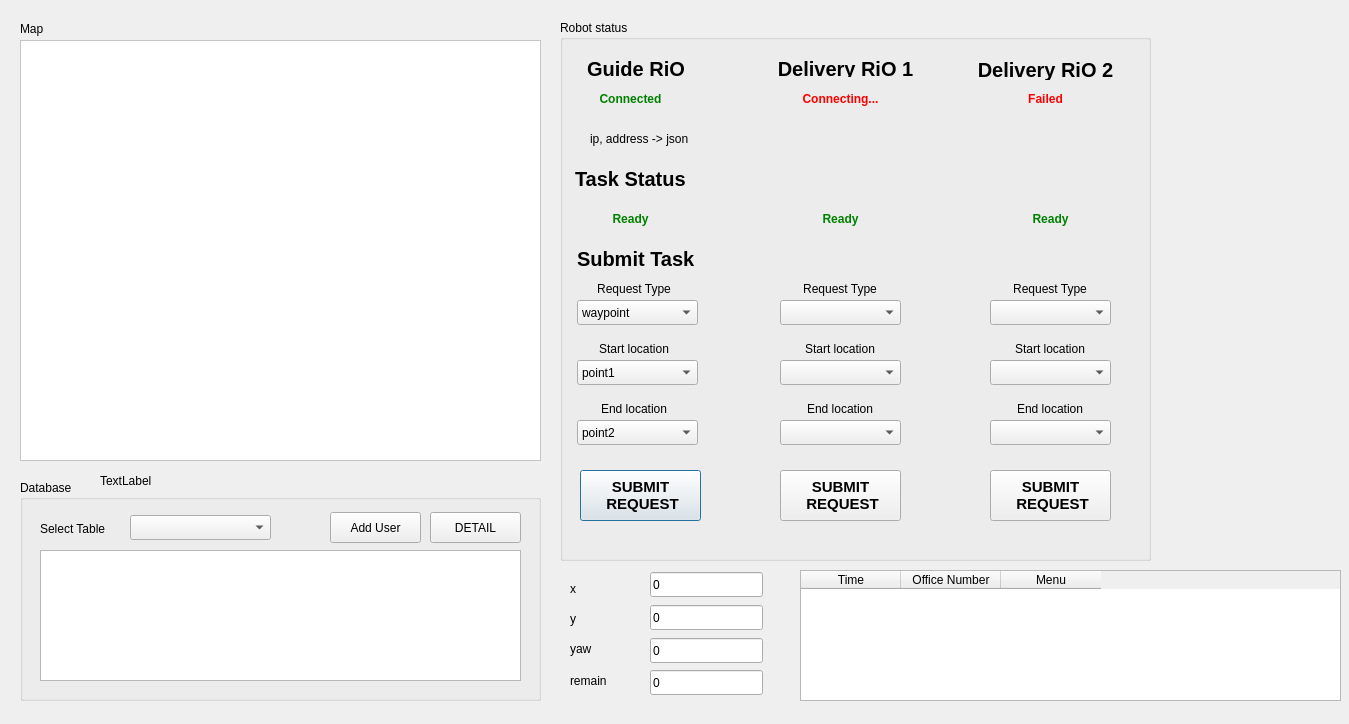
<?xml version="1.0" encoding="UTF-8"?>
<ui version="4.0">
 <class>Dialog</class>
 <widget class="QDialog" name="Dialog">
  <property name="geometry">
   <rect>
    <x>0</x>
    <y>0</y>
    <width>1349</width>
    <height>724</height>
   </rect>
  </property>
  <property name="windowTitle">
   <string>Dialog</string>
  </property>
  <widget class="QLabel" name="Map_label">
   <property name="geometry">
    <rect>
     <x>20</x>
     <y>40</y>
     <width>521</width>
     <height>421</height>
    </rect>
   </property>
   <property name="styleSheet">
    <string notr="true">background-color: rgb(255, 255, 255);</string>
   </property>
   <property name="frameShape">
    <enum>QFrame::StyledPanel</enum>
   </property>
   <property name="text">
    <string/>
   </property>
  </widget>
  <widget class="QGroupBox" name="robot_st_group">
   <property name="geometry">
    <rect>
     <x>560</x>
     <y>20</y>
     <width>591</width>
     <height>541</height>
    </rect>
   </property>
   <property name="title">
    <string>Robot status</string>
   </property>
   <widget class="QLabel" name="Guide_RiO_label">
    <property name="geometry">
     <rect>
      <x>16</x>
      <y>40</y>
      <width>120</width>
      <height>17</height>
     </rect>
    </property>
    <property name="font">
     <font>
      <pointsize>15</pointsize>
      <weight>75</weight>
      <bold>true</bold>
     </font>
    </property>
    <property name="text">
     <string>Guide RiO</string>
    </property>
    <property name="alignment">
     <set>Qt::AlignCenter</set>
    </property>
   </widget>
   <widget class="QLabel" name="Delivery_RiO1_label">
    <property name="geometry">
     <rect>
      <x>200</x>
      <y>40</y>
      <width>171</width>
      <height>17</height>
     </rect>
    </property>
    <property name="font">
     <font>
      <pointsize>15</pointsize>
      <weight>75</weight>
      <bold>true</bold>
     </font>
    </property>
    <property name="text">
     <string>Delivery RiO 1</string>
    </property>
    <property name="alignment">
     <set>Qt::AlignCenter</set>
    </property>
   </widget>
   <widget class="QLabel" name="Delivery_RiO1_label_2">
    <property name="geometry">
     <rect>
      <x>400</x>
      <y>40</y>
      <width>171</width>
      <height>20</height>
     </rect>
    </property>
    <property name="font">
     <font>
      <pointsize>15</pointsize>
      <weight>75</weight>
      <bold>true</bold>
     </font>
    </property>
    <property name="text">
     <string>Delivery RiO 2</string>
    </property>
    <property name="alignment">
     <set>Qt::AlignCenter</set>
    </property>
   </widget>
   <widget class="QLabel" name="robot_st_1">
    <property name="geometry">
     <rect>
      <x>20</x>
      <y>70</y>
      <width>101</width>
      <height>17</height>
     </rect>
    </property>
    <property name="styleSheet">
     <string notr="true">QLabel {
    color: green;
    font-weight: bold;
}</string>
    </property>
    <property name="text">
     <string>Connected</string>
    </property>
    <property name="alignment">
     <set>Qt::AlignCenter</set>
    </property>
   </widget>
   <widget class="QLabel" name="robot_st_4">
    <property name="geometry">
     <rect>
      <x>420</x>
      <y>70</y>
      <width>131</width>
      <height>17</height>
     </rect>
    </property>
    <property name="styleSheet">
     <string notr="true">QLabel {
    color: red;
    font-weight: bold;
}</string>
    </property>
    <property name="text">
     <string>Failed</string>
    </property>
    <property name="alignment">
     <set>Qt::AlignCenter</set>
    </property>
   </widget>
   <widget class="QLabel" name="Guide_RiO_label_2">
    <property name="geometry">
     <rect>
      <x>15</x>
      <y>150</y>
      <width>120</width>
      <height>17</height>
     </rect>
    </property>
    <property name="font">
     <font>
      <pointsize>15</pointsize>
      <weight>75</weight>
      <bold>true</bold>
     </font>
    </property>
    <property name="text">
     <string>Task Status</string>
    </property>
    <property name="alignment">
     <set>Qt::AlignLeading|Qt::AlignLeft|Qt::AlignVCenter</set>
    </property>
   </widget>
   <widget class="QLabel" name="robot_st_3">
    <property name="geometry">
     <rect>
      <x>20</x>
      <y>190</y>
      <width>101</width>
      <height>17</height>
     </rect>
    </property>
    <property name="styleSheet">
     <string notr="true">QLabel {
    color: green;
    font-weight: bold;
}</string>
    </property>
    <property name="text">
     <string>Ready</string>
    </property>
    <property name="alignment">
     <set>Qt::AlignCenter</set>
    </property>
   </widget>
   <widget class="QLabel" name="robot_st_7">
    <property name="geometry">
     <rect>
      <x>230</x>
      <y>70</y>
      <width>101</width>
      <height>17</height>
     </rect>
    </property>
    <property name="styleSheet">
     <string notr="true">QLabel {
    color: red;
    font-weight: bold;
}</string>
    </property>
    <property name="text">
     <string>Connecting...</string>
    </property>
    <property name="alignment">
     <set>Qt::AlignCenter</set>
    </property>
   </widget>
   <widget class="QLabel" name="label_2">
    <property name="geometry">
     <rect>
      <x>30</x>
      <y>110</y>
      <width>131</width>
      <height>17</height>
     </rect>
    </property>
    <property name="text">
     <string>ip, address -&gt; json</string>
    </property>
   </widget>
   <widget class="QLabel" name="robot_st_5">
    <property name="geometry">
     <rect>
      <x>230</x>
      <y>190</y>
      <width>101</width>
      <height>17</height>
     </rect>
    </property>
    <property name="styleSheet">
     <string notr="true">QLabel {
    color: green;
    font-weight: bold;
}</string>
    </property>
    <property name="text">
     <string>Ready</string>
    </property>
    <property name="alignment">
     <set>Qt::AlignCenter</set>
    </property>
   </widget>
   <widget class="QLabel" name="robot_st_6">
    <property name="geometry">
     <rect>
      <x>440</x>
      <y>190</y>
      <width>101</width>
      <height>17</height>
     </rect>
    </property>
    <property name="styleSheet">
     <string notr="true">QLabel {
    color: green;
    font-weight: bold;
}</string>
    </property>
    <property name="text">
     <string>Ready</string>
    </property>
    <property name="alignment">
     <set>Qt::AlignCenter</set>
    </property>
   </widget>
   <widget class="QLabel" name="label_16">
    <property name="geometry">
     <rect>
      <x>440</x>
      <y>260</y>
      <width>100</width>
      <height>17</height>
     </rect>
    </property>
    <property name="text">
     <string>Request Type</string>
    </property>
    <property name="alignment">
     <set>Qt::AlignCenter</set>
    </property>
   </widget>
   <widget class="QComboBox" name="request_4">
    <property name="geometry">
     <rect>
      <x>430</x>
      <y>280</y>
      <width>121</width>
      <height>25</height>
     </rect>
    </property>
   </widget>
   <widget class="QLabel" name="label_17">
    <property name="geometry">
     <rect>
      <x>24</x>
      <y>320</y>
      <width>100</width>
      <height>17</height>
     </rect>
    </property>
    <property name="text">
     <string>Start location</string>
    </property>
    <property name="alignment">
     <set>Qt::AlignCenter</set>
    </property>
   </widget>
   <widget class="QLabel" name="label_18">
    <property name="geometry">
     <rect>
      <x>440</x>
      <y>320</y>
      <width>100</width>
      <height>17</height>
     </rect>
    </property>
    <property name="text">
     <string>Start location</string>
    </property>
    <property name="alignment">
     <set>Qt::AlignCenter</set>
    </property>
   </widget>
   <widget class="QComboBox" name="end_location_4">
    <property name="geometry">
     <rect>
      <x>17</x>
      <y>400</y>
      <width>121</width>
      <height>25</height>
     </rect>
    </property>
    <item>
     <property name="text">
      <string>point2</string>
     </property>
    </item>
    <item>
     <property name="text">
      <string>point1</string>
     </property>
    </item>
   </widget>
   <widget class="QLabel" name="label_19">
    <property name="geometry">
     <rect>
      <x>230</x>
      <y>260</y>
      <width>100</width>
      <height>17</height>
     </rect>
    </property>
    <property name="text">
     <string>Request Type</string>
    </property>
    <property name="alignment">
     <set>Qt::AlignCenter</set>
    </property>
   </widget>
   <widget class="QLabel" name="label_20">
    <property name="geometry">
     <rect>
      <x>230</x>
      <y>320</y>
      <width>100</width>
      <height>17</height>
     </rect>
    </property>
    <property name="text">
     <string>Start location</string>
    </property>
    <property name="alignment">
     <set>Qt::AlignCenter</set>
    </property>
   </widget>
   <widget class="QComboBox" name="request_5">
    <property name="geometry">
     <rect>
      <x>220</x>
      <y>280</y>
      <width>121</width>
      <height>25</height>
     </rect>
    </property>
   </widget>
   <widget class="QComboBox" name="end_location_5">
    <property name="geometry">
     <rect>
      <x>430</x>
      <y>400</y>
      <width>121</width>
      <height>25</height>
     </rect>
    </property>
   </widget>
   <widget class="QLabel" name="label_21">
    <property name="geometry">
     <rect>
      <x>230</x>
      <y>380</y>
      <width>100</width>
      <height>17</height>
     </rect>
    </property>
    <property name="text">
     <string>End location</string>
    </property>
    <property name="alignment">
     <set>Qt::AlignCenter</set>
    </property>
   </widget>
   <widget class="QComboBox" name="start_location_4">
    <property name="geometry">
     <rect>
      <x>220</x>
      <y>340</y>
      <width>121</width>
      <height>25</height>
     </rect>
    </property>
   </widget>
   <widget class="QComboBox" name="request_6">
    <property name="geometry">
     <rect>
      <x>17</x>
      <y>280</y>
      <width>121</width>
      <height>25</height>
     </rect>
    </property>
    <item>
     <property name="text">
      <string>waypoint</string>
     </property>
    </item>
   </widget>
   <widget class="QComboBox" name="end_location_6">
    <property name="geometry">
     <rect>
      <x>220</x>
      <y>400</y>
      <width>121</width>
      <height>25</height>
     </rect>
    </property>
   </widget>
   <widget class="QLabel" name="label_22">
    <property name="geometry">
     <rect>
      <x>440</x>
      <y>380</y>
      <width>100</width>
      <height>17</height>
     </rect>
    </property>
    <property name="text">
     <string>End location</string>
    </property>
    <property name="alignment">
     <set>Qt::AlignCenter</set>
    </property>
   </widget>
   <widget class="QLabel" name="label_23">
    <property name="geometry">
     <rect>
      <x>24</x>
      <y>380</y>
      <width>100</width>
      <height>17</height>
     </rect>
    </property>
    <property name="text">
     <string>End location</string>
    </property>
    <property name="alignment">
     <set>Qt::AlignCenter</set>
    </property>
   </widget>
   <widget class="QComboBox" name="start_location_5">
    <property name="geometry">
     <rect>
      <x>17</x>
      <y>340</y>
      <width>121</width>
      <height>25</height>
     </rect>
    </property>
    <item>
     <property name="text">
      <string>point1</string>
     </property>
    </item>
    <item>
     <property name="text">
      <string>point2</string>
     </property>
    </item>
   </widget>
   <widget class="QLabel" name="label_3">
    <property name="geometry">
     <rect>
      <x>24</x>
      <y>260</y>
      <width>100</width>
      <height>17</height>
     </rect>
    </property>
    <property name="text">
     <string>Request Type</string>
    </property>
    <property name="alignment">
     <set>Qt::AlignCenter</set>
    </property>
   </widget>
   <widget class="QComboBox" name="start_location_6">
    <property name="geometry">
     <rect>
      <x>430</x>
      <y>340</y>
      <width>121</width>
      <height>25</height>
     </rect>
    </property>
   </widget>
   <widget class="QPushButton" name="requestButton1">
    <property name="geometry">
     <rect>
      <x>20</x>
      <y>450</y>
      <width>121</width>
      <height>51</height>
     </rect>
    </property>
    <property name="font">
     <font>
      <pointsize>11</pointsize>
      <weight>75</weight>
      <bold>true</bold>
     </font>
    </property>
    <property name="text">
     <string>SUBMIT 
 REQUEST</string>
    </property>
   </widget>
   <widget class="QLabel" name="Guide_RiO_label_3">
    <property name="geometry">
     <rect>
      <x>17</x>
      <y>230</y>
      <width>121</width>
      <height>17</height>
     </rect>
    </property>
    <property name="font">
     <font>
      <pointsize>15</pointsize>
      <weight>75</weight>
      <bold>true</bold>
     </font>
    </property>
    <property name="text">
     <string>Submit Task</string>
    </property>
    <property name="alignment">
     <set>Qt::AlignLeading|Qt::AlignLeft|Qt::AlignVCenter</set>
    </property>
   </widget>
   <widget class="QPushButton" name="pushButton_6">
    <property name="geometry">
     <rect>
      <x>220</x>
      <y>450</y>
      <width>121</width>
      <height>51</height>
     </rect>
    </property>
    <property name="font">
     <font>
      <pointsize>11</pointsize>
      <weight>75</weight>
      <bold>true</bold>
     </font>
    </property>
    <property name="text">
     <string>SUBMIT 
 REQUEST</string>
    </property>
   </widget>
   <widget class="QPushButton" name="deliRequestBtn">
    <property name="geometry">
     <rect>
      <x>430</x>
      <y>450</y>
      <width>121</width>
      <height>51</height>
     </rect>
    </property>
    <property name="font">
     <font>
      <pointsize>11</pointsize>
      <weight>75</weight>
      <bold>true</bold>
     </font>
    </property>
    <property name="text">
     <string>SUBMIT 
 REQUEST</string>
    </property>
   </widget>
  </widget>
  <widget class="QLabel" name="label_5">
   <property name="geometry">
    <rect>
     <x>20</x>
     <y>20</y>
     <width>67</width>
     <height>17</height>
    </rect>
   </property>
   <property name="text">
    <string>Map</string>
   </property>
  </widget>
  <widget class="QLabel" name="xx">
   <property name="geometry">
    <rect>
     <x>570</x>
     <y>580</y>
     <width>70</width>
     <height>17</height>
    </rect>
   </property>
   <property name="text">
    <string>x</string>
   </property>
  </widget>
  <widget class="QLabel" name="yy">
   <property name="geometry">
    <rect>
     <x>570</x>
     <y>610</y>
     <width>70</width>
     <height>17</height>
    </rect>
   </property>
   <property name="text">
    <string>y</string>
   </property>
  </widget>
  <widget class="QLabel" name="zz">
   <property name="geometry">
    <rect>
     <x>570</x>
     <y>640</y>
     <width>70</width>
     <height>17</height>
    </rect>
   </property>
   <property name="text">
    <string>yaw</string>
   </property>
  </widget>
  <widget class="QLineEdit" name="xLine">
   <property name="geometry">
    <rect>
     <x>650</x>
     <y>572</y>
     <width>113</width>
     <height>25</height>
    </rect>
   </property>
   <property name="text">
    <string>0</string>
   </property>
  </widget>
  <widget class="QLineEdit" name="yLine">
   <property name="geometry">
    <rect>
     <x>650</x>
     <y>605</y>
     <width>113</width>
     <height>25</height>
    </rect>
   </property>
   <property name="text">
    <string>0</string>
   </property>
  </widget>
  <widget class="QLineEdit" name="yawLine">
   <property name="geometry">
    <rect>
     <x>650</x>
     <y>638</y>
     <width>113</width>
     <height>25</height>
    </rect>
   </property>
   <property name="text">
    <string>0</string>
   </property>
  </widget>
  <widget class="QLabel" name="remain">
   <property name="geometry">
    <rect>
     <x>570</x>
     <y>672</y>
     <width>70</width>
     <height>17</height>
    </rect>
   </property>
   <property name="text">
    <string>remain</string>
   </property>
  </widget>
  <widget class="QLineEdit" name="remainLine">
   <property name="geometry">
    <rect>
     <x>650</x>
     <y>670</y>
     <width>113</width>
     <height>25</height>
    </rect>
   </property>
   <property name="text">
    <string>0</string>
   </property>
  </widget>
  <widget class="QGroupBox" name="db_group">
   <property name="geometry">
    <rect>
     <x>20</x>
     <y>480</y>
     <width>521</width>
     <height>221</height>
    </rect>
   </property>
   <property name="title">
    <string>Database</string>
   </property>
   <widget class="QComboBox" name="select_table_cbx">
    <property name="geometry">
     <rect>
      <x>110</x>
      <y>35</y>
      <width>141</width>
      <height>25</height>
     </rect>
    </property>
   </widget>
   <widget class="QLabel" name="label_4">
    <property name="geometry">
     <rect>
      <x>20</x>
      <y>40</y>
      <width>81</width>
      <height>17</height>
     </rect>
    </property>
    <property name="text">
     <string>Select Table</string>
    </property>
   </widget>
   <widget class="QPushButton" name="detail_bt">
    <property name="geometry">
     <rect>
      <x>410</x>
      <y>32</y>
      <width>91</width>
      <height>31</height>
     </rect>
    </property>
    <property name="text">
     <string>DETAIL</string>
    </property>
   </widget>
   <widget class="QTableWidget" name="detail_table">
    <property name="geometry">
     <rect>
      <x>20</x>
      <y>70</y>
      <width>481</width>
      <height>131</height>
     </rect>
    </property>
   </widget>
   <widget class="QPushButton" name="addUserBtn">
    <property name="geometry">
     <rect>
      <x>310</x>
      <y>32</y>
      <width>91</width>
      <height>31</height>
     </rect>
    </property>
    <property name="text">
     <string>Add User</string>
    </property>
   </widget>
  </widget>
  <widget class="QTableWidget" name="requestTable">
   <property name="geometry">
    <rect>
     <x>800</x>
     <y>570</y>
     <width>541</width>
     <height>131</height>
    </rect>
   </property>
   <column>
    <property name="text">
     <string>Time</string>
    </property>
   </column>
   <column>
    <property name="text">
     <string>Office Number</string>
    </property>
   </column>
   <column>
    <property name="text">
     <string>Menu</string>
    </property>
   </column>
  </widget>
  <widget class="QLabel" name="visited_label">
   <property name="geometry">
    <rect>
     <x>100</x>
     <y>470</y>
     <width>441</width>
     <height>21</height>
    </rect>
   </property>
   <property name="text">
    <string>TextLabel</string>
   </property>
  </widget>
 </widget>
 <resources/>
 <connections/>
</ui>
